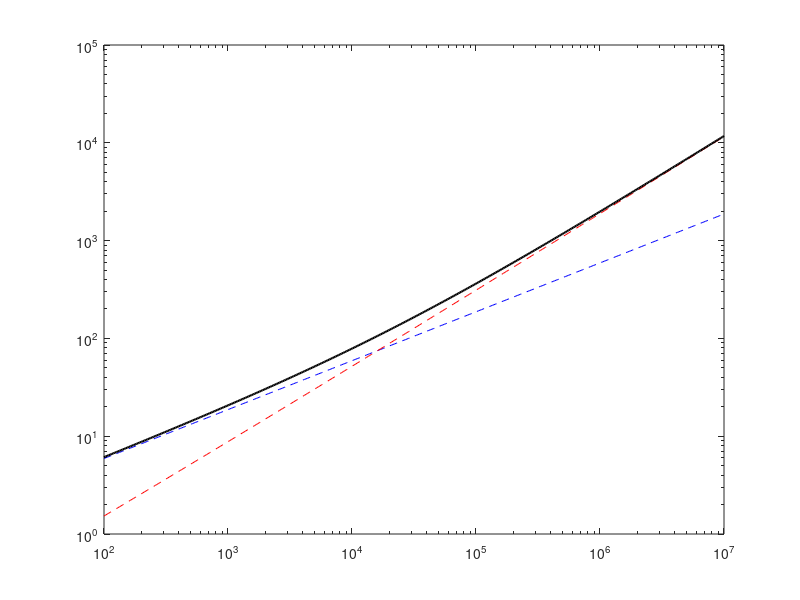

MATLAB code to generate this figure: (Note: this script raises an error after producing the figure.)
% Week 5 - Topic 3: Laminar-Turbulent Transition on a Flat Plate
% Re_crit = 5e5;  <Nu_lam> = 0.664*Pr^(1/3)*Re^(1/2)
% <Nu_turb> = 0.037*Re^0.8*Pr / (1 + 2.443*Re^(-0.1)*(Pr^(2/3)-1))
% blend: <Nu> = sqrt(<Nu_lam>^2 + <Nu_turb>^2)

function week5_topic3_turbulent_plate
    close all; clc
    Pr = 0.707;   % air
    Re = logspace(2, 7, 400);
    Nl = nulam(Re, Pr); Nt = nuturb(Re, Pr);
    Nc = sqrt(Nl.^2 + Nt.^2);

    figure(1);
    loglog(Re, Nl, 'b--', Re, Nt, 'r--', Re, Nc, 'k-', 'LineWidth', 1.5);
    hold on; xline(5e5, ':', 'Re_{crit}');
    grid on; xlabel('Re'); ylabel('\langle Nu \rangle');
    legend('laminar', 'turbulent', 'combined', 'Location', 'northwest');
    title('Flat-plate correlations, air (Pr = 0.707)');

    fprintf('  Re          Nu_lam     Nu_turb    combined\n');
    for R = [1e3 1e4 1e5 5e5 1e6 5e6 1e7]
        fprintf('  %9.1e  %9.1f  %9.1f  %9.1f\n', R, nulam(R,Pr), nuturb(R,Pr), ...
                sqrt(nulam(R,Pr)^2 + nuturb(R,Pr)^2));
    end

    % --- Worked example: wind over a roof panel ---
    nu_air = 15.9e-6; k_air = 0.0263; L = 2.0;
    fprintf('\nWind over an L = %g m panel:\n  U [m/s]   Re_L        <Nu>       h [W/m2K]\n', L);
    for U = [1 2 5 10 20]
        ReL = U*L/nu_air;
        Nu = sqrt(nulam(ReL,Pr)^2 + nuturb(ReL,Pr)^2);
        fprintf('  %6.1f  %10.3e  %9.1f  %9.2f\n', U, ReL, Nu, Nu*k_air/L);
    end
    fprintf('  -> past transition, h grows nearly like U^0.8.\n');
end

function N = nulam(Re, Pr)
    N = 0.664 * Pr^(1/3) .* sqrt(Re);
end

function N = nuturb(Re, Pr)
    N = 0.037 .* Re.^0.8 * Pr ./ (1 + 2.443 .* Re.^(-0.1) * (Pr^(2/3) - 1));
end
